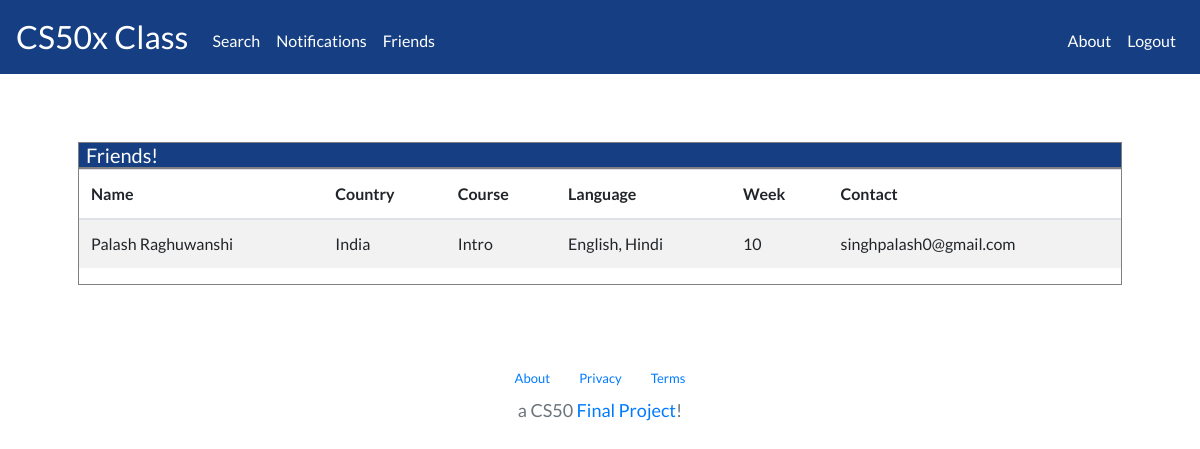
/friends (signed in), run on the app's committed database.
### tables this page shows
CREATE TABLE "users" (
	"id"	INTEGER NOT NULL,
	"email"	VARCHAR(350) NOT NULL UNIQUE,
	"name"	TEXT NOT NULL,
	"surname"	TEXT,
	"hash"	TEXT NOT NULL,
	"week"	INTEGER NOT NULL,
	"confirm"	BLOB NOT NULL DEFAULT 'False',
	PRIMARY KEY("id")
);

CREATE TABLE "countries" (
	"id"	INTEGER NOT NULL PRIMARY KEY AUTOINCREMENT,
	"country"	VARCHAR(70) NOT NULL UNIQUE
);

CREATE TABLE "courses" (
	"id"	INTEGER NOT NULL PRIMARY KEY AUTOINCREMENT,
	"course"	VARCHAR(10) NOT NULL UNIQUE
);

CREATE TABLE "languages" (
	"id"	INTEGER NOT NULL PRIMARY KEY AUTOINCREMENT,
	"language"	VARCHAR(60) NOT NULL UNIQUE
);

### app.py (the view)
@app.route("/friends")
@login_required
def friend():
    friendR = db.execute("SELECT friend1, friend2 FROM friends WHERE friend1 = :person1 OR friend2 = :person2", person1=session["user_id"], person2=session["user_id"])
    if len(friendR) == 0:
        return apology("Aww", "No friends")
    IDs = []
    for row in friendR:
        if row["friend1"] == session["user_id"]:
            IDs.append(row["friend2"])
        elif row["friend2"] == session["user_id"]:
            IDs.append(row["friend1"])
    if len(friendR) == 1:
        IDs = IDs[0]
        rel = "="
    else:
        IDs = tuple(IDs)
        rel = "IN"
    rows = db.execute(f"SELECT users.id, email, name, surname, country, course, language, week FROM users JOIN country ON users.id = country.user_id JOIN countries ON country.country_id = countries.id JOIN language ON users.id = language.user_id JOIN languages ON language.lang_id = languages.id JOIN course ON users.id = course.user_id JOIN courses ON course.course_id = courses.id WHERE users.id {rel} {IDs}")
    NoRepeat(rows)
    return render_template("friends.html", rows=rows)

### app.py (called while the page is built)
@app.after_request
def after_request(response):
    response.headers["Cache-Control"] = "no-cache, no-store, must-revalidate"
    response.headers["Expires"] = 0
    response.headers["Pragma"] = "no-cache"
    return response

def NoRepeat(people):
    i = 0
    while i < len(people) - 1:
        if people[i]["id"] == people[i + 1]["id"]:
            people[i]["language"] = f'{people[i]["language"]}, {people[i + 1]["language"]}'
            people.pop(i + 1)
        else: i += 1

### helpers.py (called while the page is built)
def login_required(f):
    @wraps(f)
    def decorated_function(*args, **kwargs):
        if session.get("user_id") is None:
            return redirect("/login")
        return f(*args, **kwargs)
    return decorated_function

### templates/friends.html (shortened to what this page needs)
{% extends "layout.html" %}
{% block main %}
    <div class="container p-5">
        <h5 class="loginHead">Friends!</h5>
        <div class="jumboBorder">
            <table class="table table-striped">
                <thead>
                    <th>Name</th>
                    <th>Country</th>
                    <th>Course</th>
                    <th>Language</th>
                    <th>Week</th>
                    <th>Contact</th>
                </thead>
                <tbody>
                        {% for row in rows %}
                            <tr>
                                <td>{{ row.name }} {{ row.surname }}</td>
                                <td>{{ row.country }}</td>
                                <td>{{ row.course }}</td>
                                <td>{{ row.language }}</td>
                                <td>{{ row.week }}</td>
                                <td>{{ row.email }}</td>
                            </tr>
                        {% endfor %}
                </tbody>
            </table>
        </div>
    </div>
{% endblock %}

### static/styles.css (style rules this page uses)
body { font-family: 'Lato', sans-serif; }
.jumboBorder { border-style: solid; border-color: gray; border-width: 1px; margin-bottom: 2rem; }
.loginHead { border: solid gray 1px; margin-top: 20px; margin-bottom: 0px; padding-left: 7px; background: #153f82; color: white; }

### data on the page
users: name "Palash", surname "Raghuwanshi", country "India", course "Intro", language "English, Hindi", week "10", email "singhpalash0@gmail.com"
